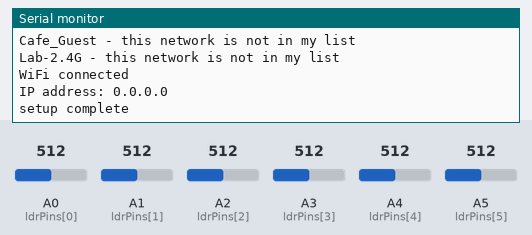
The sketch below on a simulated Arduino MKR. Parts: the last lines printed to the serial monitor. The test bench sets the inputs (shaded band); at power-on: A0 (ldrPins[0]) = 512, A1 (ldrPins[1]) = 512, A2 (ldrPins[2]) = 512, A3 (ldrPins[3]) = 512, A4 (ldrPins[4]) = 512, A5 (ldrPins[5]) = 512. A WiFi scan finds three made-up networks; random numbers use the default seed unless the sketch sets one; no MQTT or app messages arrive unless stated; not simulated (calls return 0 or success): arduino_secrets.h.

Above: at 4.2 s.
4.3 s: A0 (ldrPins[0]) set to 716
At 6.0 s:
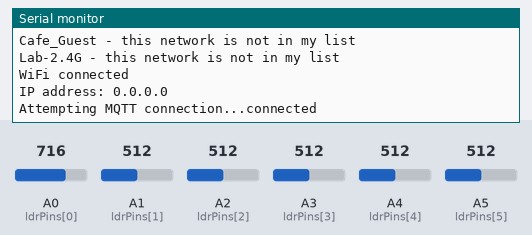
16.6 s: A1 (ldrPins[1]) set to 716
At 20.7 s:
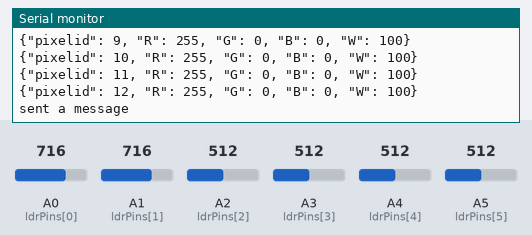
28.9 s: A2 (ldrPins[2]) set to 716
41.2 s: A3 (ldrPins[3]) set to 716
53.5 s: A4 (ldrPins[4]) set to 716
Timing chart, 0 to 56.5 s (numbered marks = the images above; inputs shaded):
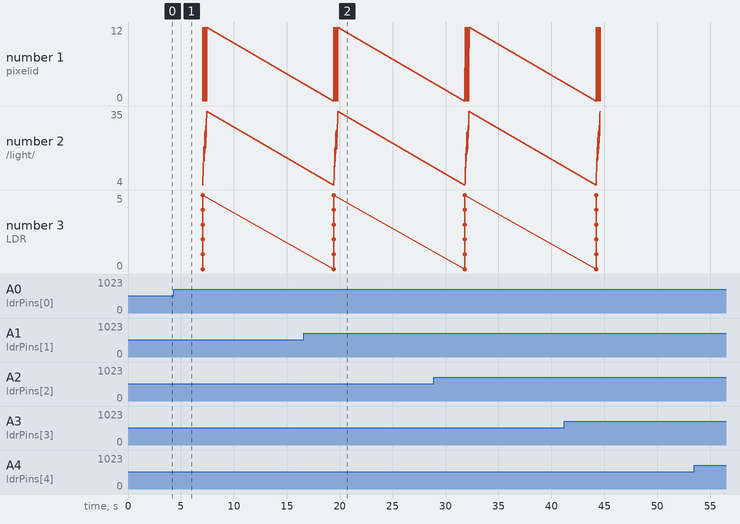

Measured:
- after the input at 16.6 s, the serial monitor: prints a new line after 2.8 s (image 2)

The sketch:

Version03_sun_10pm.ino
```cpp
#include <WiFiNINA.h>
#include <PubSubClient.h>
#include "arduino_secrets.h"

const char* ssid          = SECRET_SSID;
const char* password      = SECRET_PASS;
const char* mqtt_username = SECRET_MQTTUSER;
const char* mqtt_password = SECRET_MQTTPASS;
const char* mqtt_server = "mqtt.cetools.org";
const int mqtt_port = 1884;
int status = WL_IDLE_STATUS;     // the Wifi radio's status

WiFiServer server(80);
WiFiClient wificlient;

WiFiClient mkrClient;
PubSubClient client(mkrClient);

const int numLDRs = 6;
const int threshold = 40; // here we define threshold value for LDRs
int ldrPins[numLDRs] = {A0, A1, A2, A3, A4, A5};
int ldrValues[numLDRs];
int ldrArrays[numLDRs][6] = {
    {4, 5, 7, 8, 11, 12},
    {11, 12, 15, 16, 19, 20},
    {14, 15, 18, 19, 22, 26},
    {17, 18, 21, 22, 26, 27},
    {19, 20, 23, 24, 28, 29},
    {24, 25, 29, 30, 34, 35}
};

void setup() {
  // Start the serial monitor to show output
  Serial.begin(115200);
  delay(1000);

  WiFi.setHostname("Lumina ucbqmie");
  startWifi();
  client.setServer(mqtt_server, mqtt_port);
  Serial.println("setup complete");
}

void loop() {
  // Ensure the Arduino is still connected to the MQTT broker
  if (!client.connected()) {
    reconnectMQTT();
  }

  // Ensure we are connected to the WiFi
  if (WiFi.status() != WL_CONNECTED) {
    startWifi();
  }

  // Check for messages from the broker and ensure outgoing messages are sent
  client.loop();

  readLDRValues();
  sendmqtt();

  Serial.println("sent a message");
  delay(10000);
}

void readLDRValues() {
  for (int i = 0; i < numLDRs; i++) {
    ldrValues[i] = analogRead(ldrPins[i]);
    Serial.print("LDR ");
    Serial.print(i);
    Serial.print(": ");
    Serial.println(ldrValues[i]);
  }
}

void sendmqtt() {
  char topic[50];
  char payload[100];

  for (int i = 0; i < numLDRs; i++) {
    if (ldrValues[i] > threshold) {
      int cappedValue = constrain(ldrValues[i], 20, 200);
      int R = map(cappedValue, 20, 200, 0, 255);
      int G = map(cappedValue, 20, 200, 255, 0);
      int B = map(cappedValue, 20, 200, 255, 0);
      int W = 100; // Set white value to 100
      for (int j = 0; j < 6; j++) {
        int ledValue = ldrArrays[i][j];
        sprintf(topic, "student/CASA0014/light/%d/pixel/", ledValue);
        Serial.println(topic);
        for (int k = 0; k <= 12; k++) {
          if (ledValue == 4 || ledValue == 14 || ledValue == 16 || ledValue == 17 || ledValue == 25 || ledValue == 28) {
            sprintf(payload, "{\"pixelid\": %d, \"R\": 0, \"G\": 0, \"B\": 0, \"W\": 60}", k);
          } else {
            sprintf(payload, "{\"pixelid\": %d, \"R\": %d, \"G\": %d, \"B\": %d, \"W\": %d}", k, R, G, B, W);
          }
          Serial.println(payload);
          client.publish(topic, payload);
        }
      }
    } else {
      for (int j = 0; j < 6; j++) {
        int ledValue = ldrArrays[i][j];
        sprintf(topic, "student/CASA0014/light/%d/pixel/", ledValue);
        Serial.println(topic);
        for (int k = 0; k <= 12; k++) {
          sprintf(payload, "{\"pixelid\": %d, \"R\": 0, \"G\": 0, \"B\": 0, \"W\": 0}", k);
          Serial.println(payload);
          client.publish(topic, payload);
        }
      }
    }
  }
}

void startWifi() {
  // Check for the WiFi module
  if (WiFi.status() == WL_NO_MODULE) {
    Serial.println("Communication with WiFi module failed!");
    while (true); // Don't continue
  }
  String fv = WiFi.firmwareVersion();
  if (fv < WIFI_FIRMWARE_LATEST_VERSION) {
    Serial.println("Please upgrade the firmware");
  }

  // Function for connecting to a WiFi network
  int n = WiFi.scanNetworks();
  Serial.println("Scan done");
  if (n == 0) {
    Serial.println("no networks found");
  } else {
    Serial.print(n);
    Serial.println(" networks found");
    Serial.print("Trying to connect to: ");
    Serial.println(ssid);
    for (int i = 0; i < n; ++i) {
      String availablessid = WiFi.SSID(i);
      if (availablessid.equals(ssid)) {
        Serial.print("Connecting to ");
        Serial.println(ssid);
        WiFi.begin(ssid, password);
        while (WiFi.status() != WL_CONNECTED) {
          delay(600);
          Serial.print(".");
        }
        if (WiFi.status() == WL_CONNECTED) {
          Serial.println("Connected to " + String(ssid));
          break; // Exit the loop if connected
        } else {
          Serial.println("Failed to connect to " + String(ssid));
        }
      } else {
        Serial.print(availablessid);
        Serial.println(" - this network is not in my list");
      }
    }
  }

  Serial.println("");
  Serial.println("WiFi connected");
  Serial.print("IP address: ");
  Serial.println(WiFi.localIP());
}

void reconnectMQTT() {
  if (WiFi.status() != WL_CONNECTED) {
    startWifi();
  }

  // Loop until we're reconnected
  while (!client.connected()) {
    Serial.print("Attempting MQTT connection...");
    String clientId = "LuminaSelector";
    clientId += String(random(0xffff), HEX);

    // Attempt to connect
    if (client.connect(clientId.c_str(), mqtt_username, mqtt_password)) {
      Serial.println("connected");
    } else {
      Serial.print("failed, rc=");
      Serial.print(client.state());
      Serial.println(" try again in 5 seconds");
      delay(5000);
    }
  }
}

void callback(char* topic, byte* payload, int length) {
  // Handle incoming messages
  Serial.print("Message arrived [");
  Serial.print(topic);
  Serial.print("]: ");
  for (int i = 0; i < length; i++) {
    Serial.print((char)payload[i]);
  }
  Serial.println();
}
```
